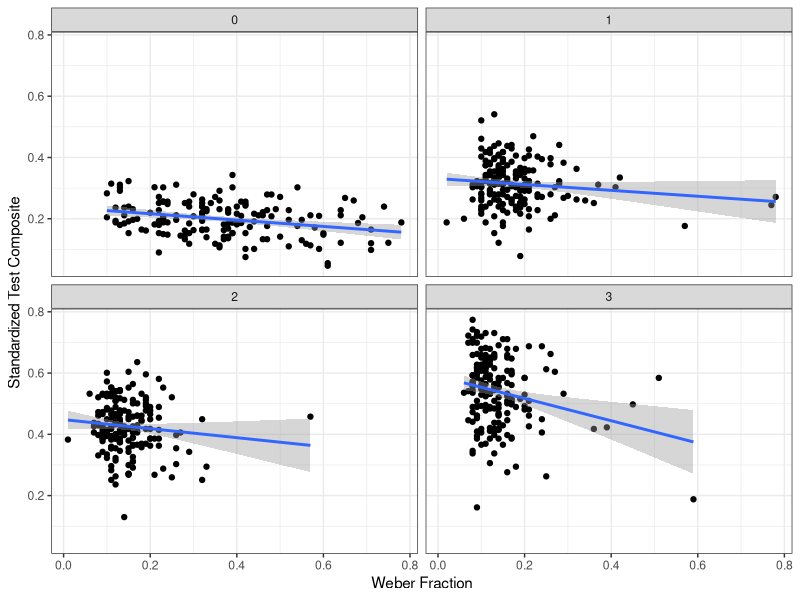
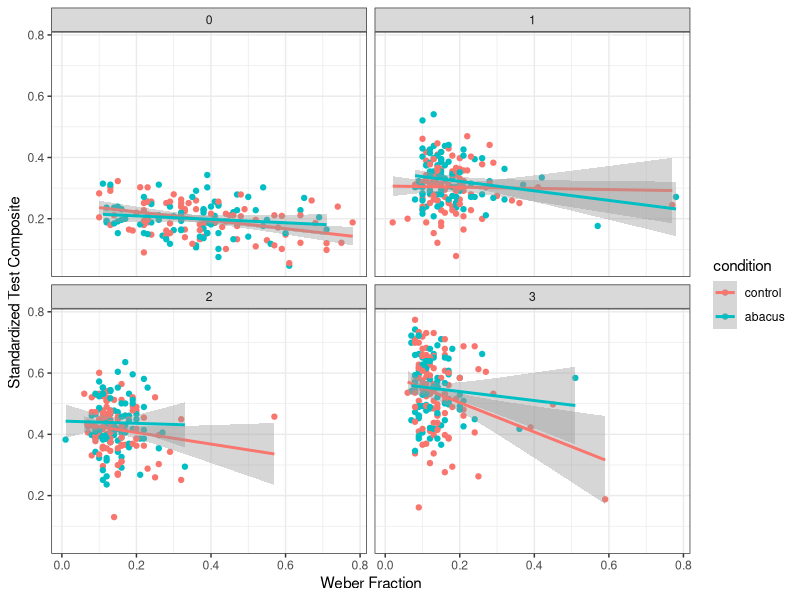
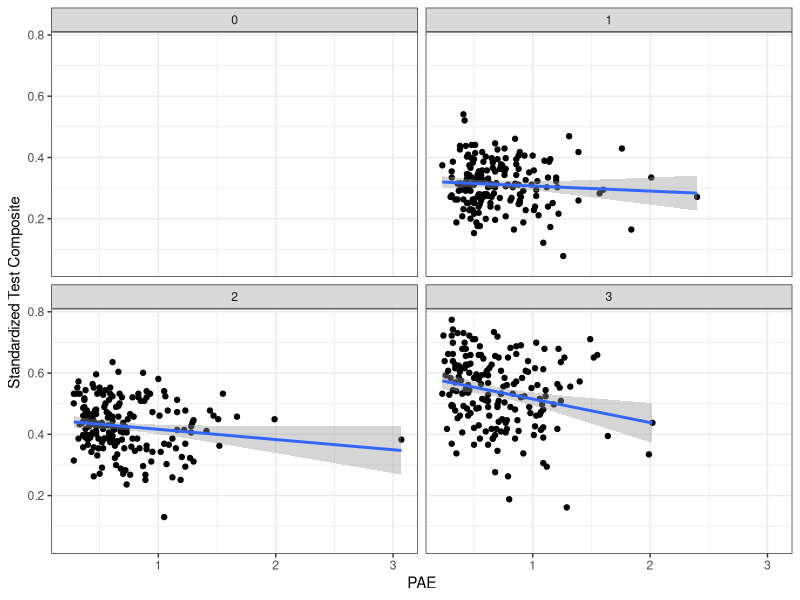
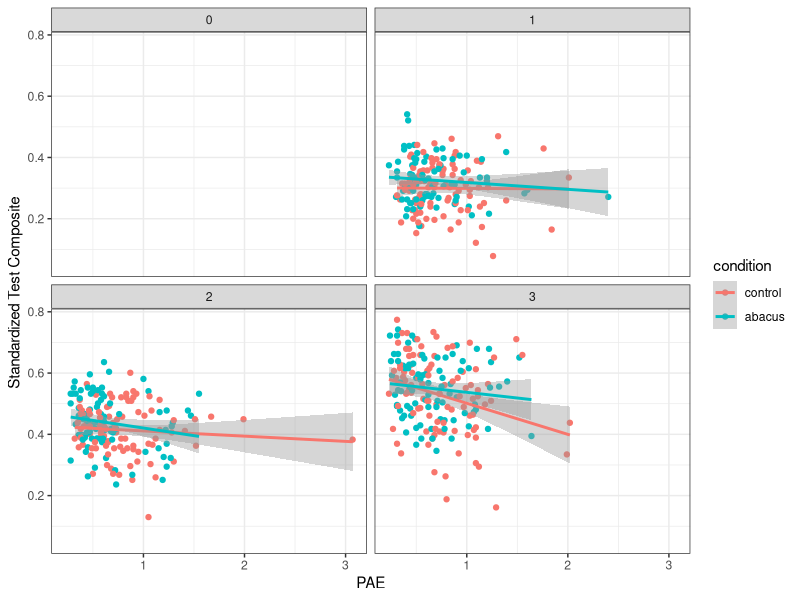
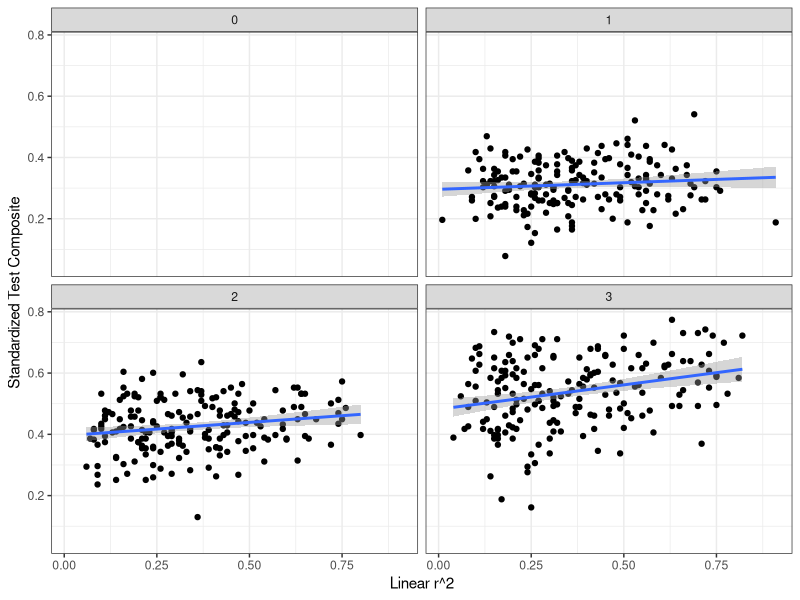
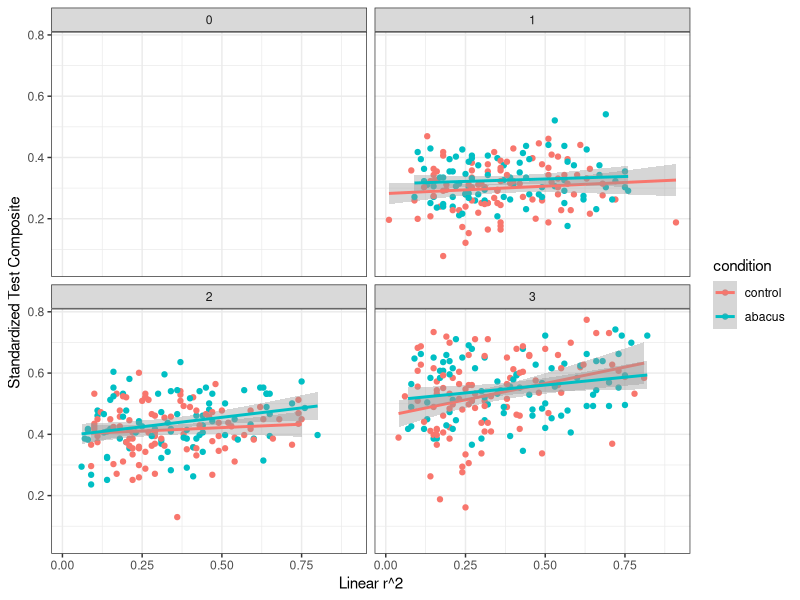
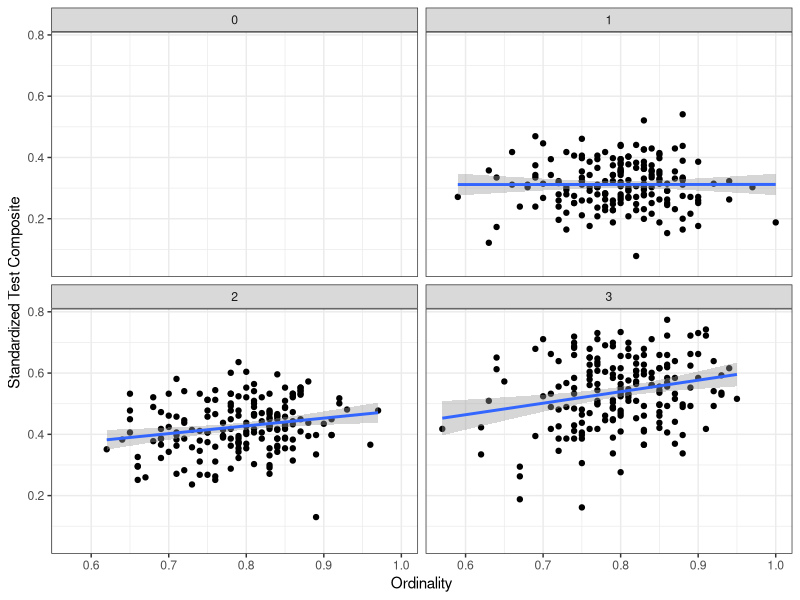
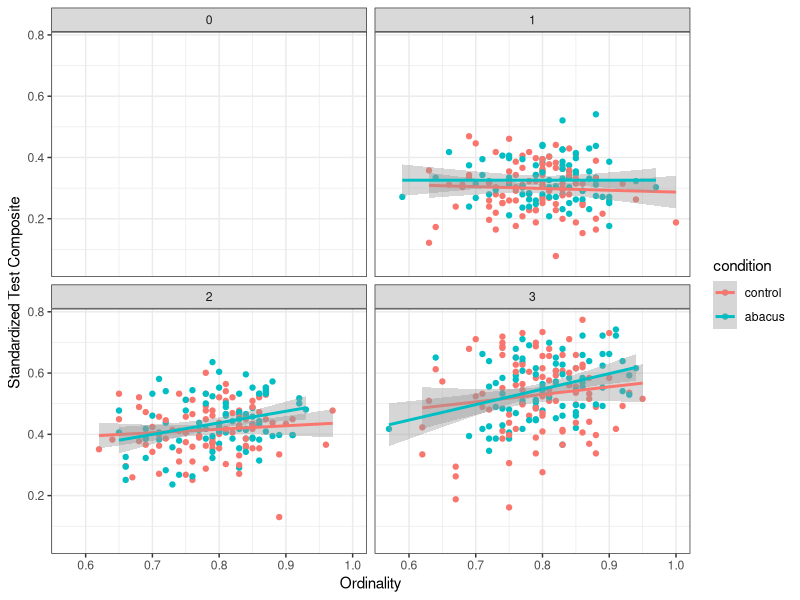

These figures' R source, in order: (Note: this script raises an error after producing the figures.)
## ---- chunk 1
# knitr settings to control how R chunks work.
require(knitr)
opts_chunk$set(
  cache=TRUE,
  size="small"    # slightly smaller font for code
)
## ---- chunk 2
library(dplyr)
library(tidyr)
library(ggplot2)
library(lme4)
# require(mosaic)
rm(list=ls())
theme_set(theme_bw())
options(warn=-1)
## ---- chunk 3
d <- read.csv("zenith all data.csv")
d$condition <- factor(d$condition, levels=c("control","abacus"))
head(d)
## ---- chunk 4
d$standardized <- rowMeans(d[,c("wiat","woodcock")],na.rm=TRUE) 

summary(d$standardized[d$year==0])
summary(d$standardized[d$year==1])
summary(d$standardized[d$year==2])
summary(d$standardized[d$year==3])
summary(d$standardized[d$condition =="abacus"])
summary(d$standardized[d$condition =="control"])
## ---- chunk 5
summary(d$ans[d$condition =="abacus"])
summary(d$ans[d$condition =="control"])
summary(d$ans[d$year==0])
summary(d$ans[d$year==1])
summary(d$ans[d$year==2])
summary(d$ans[d$year==3])

summary(d$deviance[d$condition =="abacus"])
summary(d$deviance[d$condition =="control"])
summary(d$deviance[d$year==1])
summary(d$deviance[d$year==2])
summary(d$deviance[d$year==3])

summary(d$linr2[d$condition =="abacus"])
summary(d$linr2[d$condition =="control"])
summary(d$linr2[d$year==1])
summary(d$linr2[d$year==2])
summary(d$linr2[d$year==3])

summary(d$ordinality[d$condition =="abacus"])
summary(d$ordinality[d$condition =="control"])
summary(d$ordinality[d$year==1])
summary(d$ordinality[d$year==2])
summary(d$ordinality[d$year==3])

## ---- chunk 6
data.frame(year=factor(c("1-2","2-3")),
           corrs=c(cor.test(d$deviance[d$year==1],
                            d$deviance[d$year==2])$estimate,
                   cor.test(d$deviance[d$year==2],
                            d$deviance[d$year==3])$estimate))
## ---- chunk 7
data.frame(year=factor(c("1-2","2-3")),
           corrs=c(cor.test(d$linr2[d$year==1],d$linr2[d$year==2])$estimate,
                   cor.test(d$linr2[d$year==2],d$linr2[d$year==3])$estimate))
## ---- chunk 8
data.frame(year=factor(c("1-2","2-3")),
           corrs=c(cor.test(d$ordinality[d$year==1],
                            d$ordinality[d$year==2])$estimate,
                   cor.test(d$ordinality[d$year==2],
                            d$ordinality[d$year==3])$estimate))
## ---- chunk 9
data.frame(year=factor(c("0-1","1-2","2-3")),
           corrs=c(cor.test(d$ans[d$year==0],
                            d$ans[d$year==1])$estimate, 
                   cor.test(d$ans[d$year==1],
                            d$ans[d$year==2])$estimate,
                   cor.test(d$ans[d$year==2],
                            d$ans[d$year==3])$estimate))
## ---- chunk 10
w.interaction <- lmer(ans ~ year  * condition + (subnum|year), data=d)
summary(w.interaction)
wo.interaction<-lmer(ans ~ year + condition + (subnum|year), data=d)
a<-anova(w.interaction, wo.interaction)
a

## ---- chunk 11
tasks <- c("deviance","linr2","ans", "ordinality")

for (t in tasks) {
  md <- d %>% 
    rename_("value" = t)
  
  print(paste("*********",t,"**********"))
  print(t.test(subset(md,condition=="abacus" & year==1)$value,
               subset(md,condition=="control" & year==1)$value,var.equal=TRUE))
  print(t.test(subset(md,condition=="abacus" & year==2)$value,
               subset(md,condition=="control" & year==2)$value,var.equal=TRUE))
  print(t.test(subset(md,condition=="abacus" & year==3)$value,
               subset(md,condition=="control" & year==3)$value,var.equal=TRUE))
}
## ---- chunk 12
qplot(ans, standardized, facets=~year, 
      data=d) + 
  geom_smooth(method="lm") +
  ylab("Standardized Test Composite") +
  xlab("Weber Fraction")        
## ---- chunk 13
qplot(ans, standardized, facets=~year, 
      col=condition,
      data=d) + 
  geom_smooth(method="lm") +
  ylab("Standardized Test Composite") +
  xlab("Weber Fraction")        
## ---- chunk 14
qplot(deviance, standardized, facets=~year,
      data=d) + 
  geom_smooth(method="lm") +
  ylab("Standardized Test Composite") +
  xlab("PAE")    

qplot(deviance, standardized, facets=~year, 
      col=condition,
      data=d) + 
  geom_smooth(method="lm") +
  ylab("Standardized Test Composite") +
  xlab("PAE")    

## ---- chunk 15
qplot(linr2, standardized, facets=~year,
      data=d) + 
  geom_smooth(method="lm") +
  ylab("Standardized Test Composite") +
  xlab("Linear r^2")    

qplot(linr2, standardized, facets=~year, 
      col=condition,
      data=d) + 
  geom_smooth(method="lm") +
  ylab("Standardized Test Composite") +
  xlab("Linear r^2")       
## ---- chunk 16
qplot(ordinality, standardized, facets=~year,
      data=d) + 
  geom_smooth(method="lm") +
  ylab("Standardized Test Composite") +
  xlab("Ordinality")    

qplot(ordinality, standardized, facets=~year, 
      col=condition,
      data=d) + 
  geom_smooth(method="lm") +
  ylab("Standardized Test Composite") +
  xlab("Ordinality")       
## ---- chunk 17
model.pred <- function (data, 
                        mathvars=c("wiat","woodcock","placeval",
                                   "math","arith","standardized"),
                        predvars=c("ans","mental.rot","verbalwm",
                                   "spatialwm","ravens","deviance",
                                   "linr2","ordinality"),
                        model.formula, 
                        model.name="model",
                        years = c(0,1,2,3)) {  
  
  coefs <- data.frame()
  for (yr in years) {
    ## Ensure complete cases for each year
    y <- subset(data, year==yr)
    yc <- y[complete.cases(y[, mathvars]),]
    controls <- subset(yc, condition == "control")
    
    ## standardize predictors
    for (v in c(predvars,mathvars)) {
      eval(parse(text=paste("yc$",v,".scale <- scale(yc$",v,")",sep="")))
    }
    
    ## Find principal components
    pca <- princomp(~wiat.scale + woodcock.scale + math.scale + 
                      placeval.scale + arith.scale, 
                    data=yc, 
                    cor = TRUE, scores = TRUE)  
    yc$pc1 <- pca$scores[,"Comp.1"]
    
    ## run model
    model <- lm(model.formula, data=yc)  
    coefs <- bind_rows(coefs, 
                       data.frame(year=yr,
                                  betas=coef(model),
                                  se=coef(summary(model))[, "Std. Error"],
                                  preds=names(coef(model)),
                                  model=model.name))
    }
  
  return(coefs)
}
## ---- chunk 18
relevel.coefs <- function (coefs, dv="ans.scale") {
  
  coefs$preds <- factor(coefs$preds, 
                        levels=c("(Intercept)",dv,"mental.rot.scale",
                                 "spatialwm.scale","verbalwm.scale","ravens.scale",
                                 "age","conditionabacus"))
  coefs$preds <- plyr::revalue(coefs$preds, c("(Intercept)"="Intercept",
                                        "ans.scale" ="ANS",
                                        "linr2.scale"="Estimation Linear r^2",
                                        "ordinality.scale"="Ordinality",
                                        "deviance.scale"="PAE",
                                        "mental.rot.scale"="Mental Rotation",
                                        "ravens.scale"="Raven's",
                                        "spatialwm.scale"="Spatial WM",
                                        "verbalwm.scale"="Verbal WM",
                                        "conditionabacus"="Intervention",
                                        "age"="Age"))
  coefs$model <- factor(coefs$model, levels=c("vanilla","complex","complex + cond"))
  coefs$model <- plyr::revalue(coefs$model, c("vanilla"="Univariate",
                                        "complex"="All Preds",
                                        "complex + cond"=
                                          "All Preds + Intervention"))
  return(coefs)
}
## ---- chunk 19
coefs <- rbind(try(model.pred(data=d, 
                              model.formula = formula(standardized.scale ~ 
                                                        ans.scale), 
                              model.name="vanilla")),               
               try(model.pred(data=d, 
                              model.formula = formula(standardized.scale ~ 
                                                        ans.scale + 
                                                        mental.rot.scale + 
                                                        verbalwm.scale + 
                                                        spatialwm.scale + 
                                                        ravens.scale + 
                                                        age + condition), 
                              model.name="complex + cond")))
coefs <- relevel.coefs(coefs)

qplot(preds,betas,facets=model~year, 
      fill=preds,
      geom="bar",
      stat="identity",
      position="dodge",
      data=subset(coefs, preds!="Intercept")) +
  geom_linerange(aes(ymin=betas-se,
                     ymax=betas+se)) +
  geom_hline(yintercept=0, lty=2) + 
  xlab("Predictor") + 
  ylab("Standardized Beta Weight") + 
  scale_colour_discrete(name="Predictor") +
  theme(axis.text.x = element_text(angle = 90, vjust=.5, hjust = 1)) 
ans.coefs <- coefs
as.data.frame(coefs)
## ---- chunk 20
coefs <- rbind(try(model.pred(data=d, 
                              model.formula = formula(standardized.scale ~ 
                                                        deviance.scale), 
                              model.name="vanilla", years=c(1,2,3))),
               try(model.pred(data=d, 
                              model.formula = formula(standardized.scale ~ 
                                                        deviance.scale + 
                                                        mental.rot.scale + 
                                                        verbalwm.scale + 
                                                        spatialwm.scale + 
                                                        ravens.scale + 
                                                        age + condition), 
                              model.name="complex + cond", years=c(1,2,3))))
coefs <- relevel.coefs(coefs,dv="deviance.scale")

qplot(preds,betas,facets=model~year, 
      fill=preds,
      geom="bar",
      stat="identity",
      position="dodge",
      data=subset(coefs, preds!="Intercept")) +
  geom_linerange(aes(ymin=betas-se,
                     ymax=betas+se)) +
  geom_hline(yintercept=0, lty=2) + 
  xlab("Predictor") + 
  ylab("Standardized Beta Weight") + 
  scale_colour_discrete(name="Predictor") +
  theme(axis.text.x = element_text(angle = 90, vjust=.5, hjust = 1)) 
pae.coefs <- coefs
as.data.frame(coefs)
## ---- chunk 21
coefs <- rbind(try(model.pred(data=d, 
                              model.formula = formula(standardized.scale ~ 
                                                        linr2.scale), 
                              model.name="vanilla", years=c(1,2,3))),
               
               try(model.pred(data=d, 
                              model.formula = formula(standardized.scale ~ 
                                                        linr2.scale + 
                                                        mental.rot.scale + 
                                                        verbalwm.scale + 
                                                        spatialwm.scale + 
                                                        ravens.scale + 
                                                        age + condition), 
                              model.name="complex + cond", years=c(1,2,3))))
coefs <- relevel.coefs(coefs,dv="linr2.scale")

qplot(preds,betas,facets=model~year, 
      fill=preds,
      geom="bar",
      stat="identity",
      position="dodge",
      data=subset(coefs, preds!="Intercept")) +
  geom_linerange(aes(ymin=betas-se,
                     ymax=betas+se)) +
  geom_hline(yintercept=0, lty=2) + 
  xlab("Predictor") + 
  ylab("Standardized Beta Weight") + 
  scale_colour_discrete(name="Predictor") +
  theme(axis.text.x = element_text(angle = 90, vjust=.5, hjust = 1))
as.data.frame(coefs)
linr2.coefs <- coefs
## ---- chunk 22
coefs <- rbind(try(model.pred(data=d, 
                              model.formula = formula(standardized.scale ~ 
                                                        ordinality.scale), 
                              model.name="vanilla", years=c(1,2,3))),
               
               try(model.pred(data=d, 
                              model.formula = formula(standardized.scale ~ 
                                                        ordinality.scale + 
                                                        mental.rot.scale + 
                                                        verbalwm.scale + 
                                                        spatialwm.scale + 
                                                        ravens.scale + 
                                                        age + condition), 
                              model.name="complex + cond", years=c(1,2,3))))
coefs <- relevel.coefs(coefs,dv="ordinality.scale")

qplot(preds,betas,facets=model~year, 
      fill=preds,
      geom="bar",
      stat="identity",
      position="dodge",
      data=subset(coefs, preds!="Intercept")) +
  geom_linerange(aes(ymin=betas-se,
                     ymax=betas+se)) +
  geom_hline(yintercept=0, lty=2) + 
  xlab("Predictor") + 
  ylab("Standardized Beta Weight") + 
  scale_colour_discrete(name="Predictor") +
  theme(axis.text.x = element_text(angle = 90, vjust=.5, hjust = 1))
ord.coefs <- coefs
as.data.frame(coefs)
## ---- chunk 23
mathvars=c("wiat","woodcock","placeval","math","arith","standardized")
predvars=c("ans","mental.rot","verbalwm","spatialwm","ravens","deviance",
           "linr2","ordinality")

y <- subset(d, year==0)
yc <- y[complete.cases(y[, c("ans","mental.rot","verbalwm","spatialwm","ravens")]),]
    
## standardize predictors in
for (v in c(predvars,mathvars)) {
  eval(parse(text=paste("yc$",v,".scale <- scale(yc$",v,")",sep="")))
}
        
## run models
model1 <- lm(standardized.scale ~ ans.scale + mental.rot.scale + verbalwm.scale + 
              spatialwm.scale + ravens.scale +  age + condition, data = yc)
model2 <- lm(standardized.scale ~ mental.rot.scale + verbalwm.scale + 
              spatialwm.scale + ravens.scale +  age + condition, data = yc)
summary(model1)
summary(model2)
anova(model1, model2)
## ---- chunk 24
coefs <- rbind(model.pred(data=d, 
                          model.formula = formula(pc1 ~ ans.scale), 
                          model.name="vanilla"),
               model.pred(data=d, 
                          model.formula = formula(pc1 ~ ans.scale + 
                                                    mental.rot.scale + 
                                                    verbalwm.scale + 
                                                    spatialwm.scale + ravens.scale + 
                                                    age), 
                          model.name="complex"),
               model.pred(data=d, 
                          model.formula = formula(pc1 ~ ans.scale + 
                                                    mental.rot.scale + 
                                                    verbalwm.scale + 
                                                    spatialwm.scale + ravens.scale + 
                                                    age + condition), 
                          model.name="complex + cond"))
coefs <- relevel.coefs(coefs)

qplot(preds,-betas,facets=model~year, 
      fill=preds,
      geom="bar",
      stat="identity",
      position="dodge",
      data=subset(coefs, preds!="Intercept")) +
  geom_linerange(aes(ymin=-betas-se,
                     ymax=-betas+se)) +
  geom_hline(yintercept=0, lty=2) + 
  xlab("Predictor") + 
  ylab("Standardized Beta Weight") + 
  scale_colour_discrete(name="Predictor") +
  theme(axis.text.x = element_text(angle = 90, vjust=.5, hjust = 1)) 
pca.ans.coefs <- coefs
## ---- chunk 25

coefs <- rbind(try(model.pred(data=d, 
                              model.formula = formula(pc1 ~ 
                                                        ordinality.scale), 
                              model.name="vanilla", years=c(1,2,3))),
               
               try(model.pred(data=d, 
                              model.formula = formula(pc1 ~ 
                                                        ordinality.scale + 
                                                        mental.rot.scale + 
                                                        verbalwm.scale + 
                                                        spatialwm.scale + 
                                                        ravens.scale + 
                                                        age + condition), 
                              model.name="complex + cond", years=c(1,2,3))))
coefs <- relevel.coefs(coefs,dv="ordinality.scale")

qplot(preds,betas,facets=model~year, 
      fill=preds,
      geom="bar",
      stat="identity",
      position="dodge",
      data=subset(coefs, preds!="Intercept")) +
  geom_linerange(aes(ymin=betas-se,
                     ymax=betas+se)) +
  geom_hline(yintercept=0, lty=2) + 
  xlab("Predictor") + 
  ylab("Standardized Beta Weight") + 
  scale_colour_discrete(name="Predictor") +
  theme(axis.text.x = element_text(angle = 90, vjust=.5, hjust = 1))
pca.ord.coefs <- coefs
## ---- chunk 26
coefs <- rbind(try(model.pred(data=d, 
                              model.formula = formula(pc1 ~ 
                                                        deviance.scale), 
                              model.name="vanilla", years=c(1,2,3))),
               
               try(model.pred(data=d, 
                              model.formula = formula(pc1 ~ 
                                                        deviance.scale + 
                                                        mental.rot.scale + 
                                                        verbalwm.scale + 
                                                        spatialwm.scale + 
                                                        ravens.scale + 
                                                        age + condition), 
                              model.name="complex + cond", years=c(1,2,3))))
coefs <- relevel.coefs(coefs,dv="deviance.scale")

qplot(preds,betas,facets=model~year, 
      fill=preds,
      geom="bar",
      stat="identity",
      position="dodge",
      data=subset(coefs, preds!="Intercept")) +
  geom_linerange(aes(ymin=betas-se,
                     ymax=betas+se)) +
  geom_hline(yintercept=0, lty=2) + 
  xlab("Predictor") + 
  ylab("Standardized Beta Weight") + 
  scale_colour_discrete(name="Predictor") +
  theme(axis.text.x = element_text(angle = 90, vjust=.5, hjust = 1)) 
pca.pae.coefs <- coefs
## ---- chunk 27

coefs <- rbind(try(model.pred(data=d, 
                              model.formula = formula(pc1 ~ 
                                                        linr2.scale), 
                              model.name="vanilla", years=c(1,2,3))),
               
               try(model.pred(data=d, 
                              model.formula = formula(pc1 ~ 
                                                        linr2.scale + 
                                                        mental.rot.scale + 
                                                        verbalwm.scale + 
                                                        spatialwm.scale + 
                                                        ravens.scale + 
                                                        age + condition), 
                              model.name="complex + cond", years=c(1,2,3))))
coefs <- relevel.coefs(coefs,dv="linr2.scale")

qplot(preds,betas,facets=model~year, 
      fill=preds,
      geom="bar",
      stat="identity",
      position="dodge",
      data=subset(coefs, preds!="Intercept")) +
  geom_linerange(aes(ymin=betas-se,
                     ymax=betas+se)) +
  geom_hline(yintercept=0, lty=2) + 
  xlab("Predictor") + 
  ylab("Standardized Beta Weight") + 
  scale_colour_discrete(name="Predictor") +
  theme(axis.text.x = element_text(angle = 90, vjust=.5, hjust = 1))
pca.linr2.coefs <- coefs
## ---- chunk 28
coefs <- rbind(try(model.pred(data=d, 
                              model.formula = formula(pc1 ~ 
                                                        ans.scale + deviance.scale + linr2.scale + ordinality.scale), 
                              model.name="vanilla", years=c(1,2,3))),
               try(model.pred(data=d, 
                              model.formula = formula(pc1 ~ 
                                                        ans.scale + 
                                                        deviance.scale + 
                                                        linr2.scale + 
                                                        ordinality.scale +
                                                        mental.rot.scale + 
                                                        verbalwm.scale + 
                                                        spatialwm.scale + 
                                                        ravens.scale + 
                                                        age + condition), 
                              model.name="complex + cond", years=c(1,2,3))))
coefs <- relevel.coefs(coefs,dv=c("ans.scale", "deviance.scale",
                                   "linr2.scale","ordinality.scale"))

qplot(preds,betas,facets=model~year, 
      fill=preds,
      geom="bar",
      stat="identity",
      position="dodge",
      data=subset(coefs, preds!="Intercept")) +
  geom_linerange(aes(ymin=betas-se,
                     ymax=betas+se)) +
  geom_hline(yintercept=0, lty=2) + 
  xlab("Predictor") + 
  ylab("Standardized Beta Weight") + 
  scale_colour_discrete(name="Predictor") +
  theme(axis.text.x = element_text(angle = 90, vjust=.5, hjust = 1)) 

## ---- chunk 29
coefs <- rbind(try(model.pred(data=d, 
                              model.formula = formula(standardized.scale ~ 
                                                        ans.scale + deviance.scale + linr2.scale + ordinality.scale), 
                              model.name="vanilla", years=c(1,2,3))),
               try(model.pred(data=d, 
                              model.formula = formula(standardized.scale ~ 
                                                        ans.scale + 
                                                        deviance.scale + 
                                                        linr2.scale + 
                                                        ordinality.scale +
                                                        mental.rot.scale + 
                                                        verbalwm.scale + 
                                                        spatialwm.scale + 
                                                        ravens.scale + 
                                                        age + condition), 
                              model.name="complex + cond", years=c(1,2,3))))
coefs <- relevel.coefs(coefs,dv=c("ans.scale", "deviance.scale",
                                   "linr2.scale","ordinality.scale"))

qplot(preds,betas,facets=model~year, 
      fill=preds,
      geom="bar",
      stat="identity",
      position="dodge",
      data=subset(coefs, preds!="Intercept")) +
  geom_linerange(aes(ymin=betas-se,
                     ymax=betas+se)) +
  geom_hline(yintercept=0, lty=2) + 
  xlab("Predictor") + 
  ylab("Standardized Beta Weight") + 
  scale_colour_discrete(name="Predictor") +
  theme(axis.text.x = element_text(angle = 90, vjust=.5, hjust = 1)) 
## ---- chunk 30
ans.coefs$measure <- "ANS"
ans.coefs$outcome <- "Standarized"
linr2.coefs$measure <- "Linear r^2"
linr2.coefs$outcome <- "Standardized"
ord.coefs$measure <- "Ordinality"
ord.coefs$outcome <- "Standardized"
pae.coefs$measure <- "PAE"
pae.coefs$outcome <- "Standardized"
pca.ans.coefs$measure <- "ANS"
pca.ans.coefs$outcome <- "PCA"
pca.linr2.coefs$measure <- "Linear r^2"
pca.linr2.coefs$outcome <- "PCA"
pca.ord.coefs$measure <- "Ordinality"
pca.ord.coefs$outcome <- "PCA"
pca.pae.coefs$measure <- "PAE"
pca.pae.coefs$outcome <- "PCA"

all.coefs <- bind_rows(ans.coefs, 
                       linr2.coefs, 
                       ord.coefs,
                       pae.coefs,
                       pca.ans.coefs,
                       pca.linr2.coefs, 
                       pca.ord.coefs,
                       pca.pae.coefs) %>%
  filter(model == "All Preds + Intervention")


qplot(preds,betas, facets=measure*outcome~year, 
      fill=preds,
      geom="bar",
      stat="identity",
      position="dodge",
      data=subset(all.coefs, preds!="Intercept")) +
  geom_linerange(aes(ymin=betas-se,
                     ymax=betas+se)) +
  geom_hline(yintercept=0, lty=2) + 
  xlab("Predictor") + 
  ylab("Standardized Beta Weight") + 
  scale_colour_discrete(name="Predictor") +
  theme(axis.text.x = element_text(angle = 90, vjust=.5, hjust = 1)) 
## ---- chunk 31
# d %>% 
#   group_by(year) %>%
#   summarise(ans.std.cor = cor.test(ans,standardized)$estimate,
#             ans.pc1.cor = cor.test(ans,pc1)$estimate,
#             dev.pc1.cor = cor.test(deviance,pc1)$estimate,
#             dev.std.cor = cor.test(deviance,standardized)$estimate,
#             lin.pc1.cor = cor.test(linr2,pc1)$estimate,
#             lin.std.cor = cor.test(linr2,standardized)$estimate,
#             ord.pc1.cor = cor.test(ordinality,pc1)$estimate,
#             ord.std.cor = cor.test(ordinality,standardized)$estimate)
## ---- chunk 32
# d $>% 
# group_by(year) %>%
#   summarise(ans.std.cor = cor.test(ans,standardized)$p.value,
#             ans.pc1.cor = cor.test(ans,pc1)$p.value,
#             dev.pc1.cor = cor.test(deviance,pc1)$p.value,
#             dev.std.cor = cor.test(deviance,standardized)$p.value,
#             lin.pc1.cor = cor.test(linr2,pc1)$p.value,
#             lin.std.cor = cor.test(linr2,standardized)$p.value,
#             ord.pc1.cor = cor.test(ordinality,pc1)$p.value,
#             ord.std.cor = cor.test(ordinality,standardized)$p.value)
